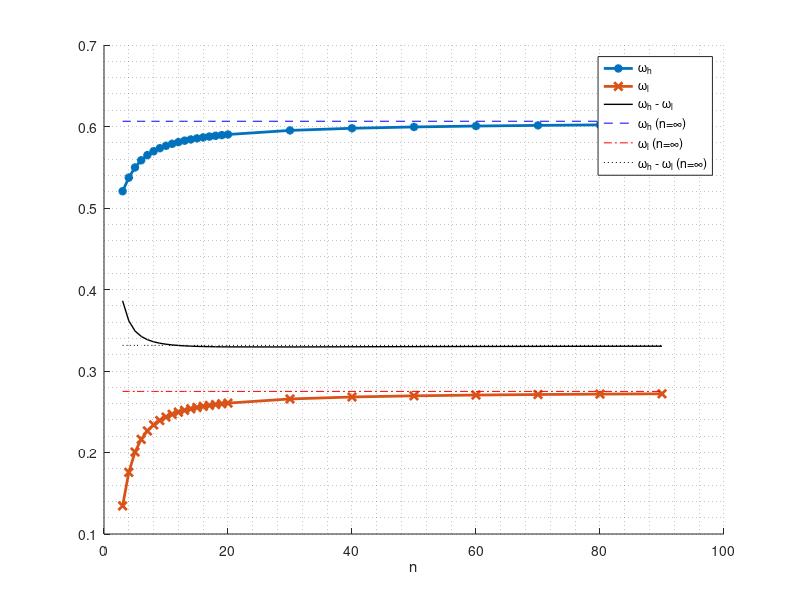

Source code (MATLAB):
%% Plot_Thresholds_MRV.m
%  Re-written on Mar. 10th, 2022
%  This code is for plotting entry and exit thresholds under different
%  numbers of active firms in the industry as well as their comparison with
%  the extreme case. It produces Figure 1 in the paper.

%  See plot_thres.m for original version
clear, close all
addpath('./auxilaries')
addpath('./figures')
%% Load data & parameters
load('solution_3to10000_Inf.mat')
n_set = sol(1,:);
plot_n = [3:20,30:10:90];

plot_ind = zeros(size(plot_n));
for i = 1:length(plot_n)
    plot_ind(i) = find(plot_n(i)==n_set);
end

upr_bd = sol(4,plot_ind);
lwr_bd = sol(5,plot_ind);
omg_st = tht_st*(1-c) ./ plot_n;
gap1 = upr_bd - lwr_bd;

%% Plot
hold on
plot(plot_n,upr_bd,'-*','lineWidth',2)
plot(plot_n,lwr_bd,'-x','lineWidth',2)
plot(plot_n,gap1,'-k','lineWidth',1)
plot(plot_n,sol(4,end)*ones(size(plot_n)),'--b')
plot(plot_n,sol(5,end)*ones(size(plot_n)),'-.r')
plot(plot_n,(sol(4,end)-sol(5,end))*ones(size(plot_n)),':k')
grid minor
legend([{'\omega_h'}, {'\omega_l'}, {'\omega_h - \omega_l'},...
    {'\omega_h (n=\infty)'}, {'\omega_l (n=\infty)'},...
    {'\omega_h - \omega_l (n=\infty)'}],'Location','best')
xlabel('n')
% print('./figures/threshold_MRV','-r600','-dpng')